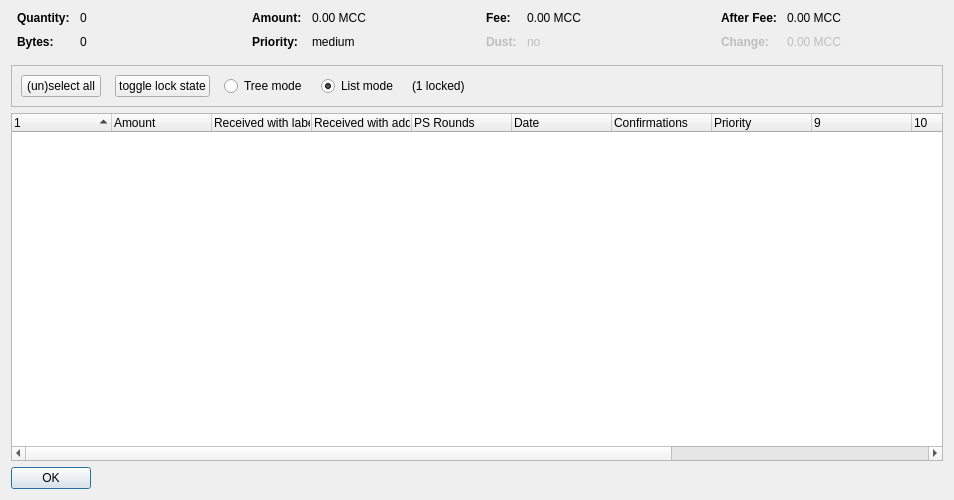
<?xml version="1.0" encoding="UTF-8"?>
<ui version="4.0">
 <class>CoinControlDialog</class>
 <widget class="QDialog" name="CoinControlDialog">
  <property name="geometry">
   <rect>
    <x>0</x>
    <y>0</y>
    <width>954</width>
    <height>500</height>
   </rect>
  </property>
  <property name="windowTitle">
   <string>Coin Selection</string>
  </property>
  <layout class="QVBoxLayout" name="verticalLayout">
   <item>
    <layout class="QHBoxLayout" name="horizontalLayoutTop" stretch="0,0,0,0">
     <property name="topMargin">
      <number>0</number>
     </property>
     <property name="bottomMargin">
      <number>10</number>
     </property>
     <item>
      <layout class="QFormLayout" name="formLayoutCoinControl1">
       <property name="horizontalSpacing">
        <number>10</number>
       </property>
       <property name="verticalSpacing">
        <number>10</number>
       </property>
       <property name="leftMargin">
        <number>6</number>
       </property>
       <property name="rightMargin">
        <number>6</number>
       </property>
       <item row="0" column="0">
        <widget class="QLabel" name="labelCoinControlQuantityText">
         <property name="font">
          <font>
           <weight>75</weight>
           <bold>true</bold>
          </font>
         </property>
         <property name="text">
          <string>Quantity:</string>
         </property>
        </widget>
       </item>
       <item row="0" column="1">
        <widget class="QLabel" name="labelCoinControlQuantity">
         <property name="cursor">
          <cursorShape>IBeamCursor</cursorShape>
         </property>
         <property name="contextMenuPolicy">
          <enum>Qt::ActionsContextMenu</enum>
         </property>
         <property name="text">
          <string notr="true">0</string>
         </property>
         <property name="textInteractionFlags">
          <set>Qt::LinksAccessibleByMouse|Qt::TextSelectableByKeyboard|Qt::TextSelectableByMouse</set>
         </property>
        </widget>
       </item>
       <item row="1" column="0">
        <widget class="QLabel" name="labelCoinControlBytesText">
         <property name="font">
          <font>
           <weight>75</weight>
           <bold>true</bold>
          </font>
         </property>
         <property name="text">
          <string>Bytes:</string>
         </property>
        </widget>
       </item>
       <item row="1" column="1">
        <widget class="QLabel" name="labelCoinControlBytes">
         <property name="cursor">
          <cursorShape>IBeamCursor</cursorShape>
         </property>
         <property name="contextMenuPolicy">
          <enum>Qt::ActionsContextMenu</enum>
         </property>
         <property name="text">
          <string notr="true">0</string>
         </property>
         <property name="textInteractionFlags">
          <set>Qt::LinksAccessibleByMouse|Qt::TextSelectableByKeyboard|Qt::TextSelectableByMouse</set>
         </property>
        </widget>
       </item>
      </layout>
     </item>
     <item>
      <layout class="QFormLayout" name="formLayoutCoinControl2">
       <property name="horizontalSpacing">
        <number>10</number>
       </property>
       <property name="verticalSpacing">
        <number>10</number>
       </property>
       <property name="leftMargin">
        <number>6</number>
       </property>
       <property name="rightMargin">
        <number>6</number>
       </property>
       <item row="0" column="0">
        <widget class="QLabel" name="labelCoinControlAmountText">
         <property name="font">
          <font>
           <weight>75</weight>
           <bold>true</bold>
          </font>
         </property>
         <property name="text">
          <string>Amount:</string>
         </property>
        </widget>
       </item>
       <item row="0" column="1">
        <widget class="QLabel" name="labelCoinControlAmount">
         <property name="cursor">
          <cursorShape>IBeamCursor</cursorShape>
         </property>
         <property name="contextMenuPolicy">
          <enum>Qt::ActionsContextMenu</enum>
         </property>
         <property name="text">
          <string notr="true">0.00 MCC</string>
         </property>
         <property name="textInteractionFlags">
          <set>Qt::LinksAccessibleByMouse|Qt::TextSelectableByKeyboard|Qt::TextSelectableByMouse</set>
         </property>
        </widget>
       </item>
       <item row="1" column="0">
        <widget class="QLabel" name="labelCoinControlPriorityText">
         <property name="font">
          <font>
           <weight>75</weight>
           <bold>true</bold>
          </font>
         </property>
         <property name="text">
          <string>Priority:</string>
         </property>
        </widget>
       </item>
       <item row="1" column="1">
        <widget class="QLabel" name="labelCoinControlPriority">
         <property name="cursor">
          <cursorShape>IBeamCursor</cursorShape>
         </property>
         <property name="contextMenuPolicy">
          <enum>Qt::ActionsContextMenu</enum>
         </property>
         <property name="text">
          <string>medium</string>
         </property>
         <property name="textInteractionFlags">
          <set>Qt::LinksAccessibleByMouse|Qt::TextSelectableByKeyboard|Qt::TextSelectableByMouse</set>
         </property>
        </widget>
       </item>
      </layout>
     </item>
     <item>
      <layout class="QFormLayout" name="formLayoutCoinControl3">
       <property name="horizontalSpacing">
        <number>10</number>
       </property>
       <property name="verticalSpacing">
        <number>10</number>
       </property>
       <property name="leftMargin">
        <number>6</number>
       </property>
       <property name="rightMargin">
        <number>6</number>
       </property>
       <item row="0" column="0">
        <widget class="QLabel" name="labelCoinControlFeeText">
         <property name="font">
          <font>
           <weight>75</weight>
           <bold>true</bold>
          </font>
         </property>
         <property name="text">
          <string>Fee:</string>
         </property>
        </widget>
       </item>
       <item row="0" column="1">
        <widget class="QLabel" name="labelCoinControlFee">
         <property name="cursor">
          <cursorShape>IBeamCursor</cursorShape>
         </property>
         <property name="contextMenuPolicy">
          <enum>Qt::ActionsContextMenu</enum>
         </property>
         <property name="text">
          <string notr="true">0.00 MCC</string>
         </property>
         <property name="textInteractionFlags">
          <set>Qt::LinksAccessibleByMouse|Qt::TextSelectableByKeyboard|Qt::TextSelectableByMouse</set>
         </property>
        </widget>
       </item>
       <item row="1" column="0">
        <widget class="QLabel" name="labelCoinControlLowOutputText">
         <property name="enabled">
          <bool>false</bool>
         </property>
         <property name="font">
          <font>
           <weight>75</weight>
           <bold>true</bold>
          </font>
         </property>
         <property name="text">
          <string>Dust:</string>
         </property>
        </widget>
       </item>
       <item row="1" column="1">
        <widget class="QLabel" name="labelCoinControlLowOutput">
         <property name="enabled">
          <bool>false</bool>
         </property>
         <property name="cursor">
          <cursorShape>IBeamCursor</cursorShape>
         </property>
         <property name="contextMenuPolicy">
          <enum>Qt::ActionsContextMenu</enum>
         </property>
         <property name="text">
          <string>no</string>
         </property>
         <property name="textInteractionFlags">
          <set>Qt::LinksAccessibleByMouse|Qt::TextSelectableByKeyboard|Qt::TextSelectableByMouse</set>
         </property>
        </widget>
       </item>
      </layout>
     </item>
     <item>
      <layout class="QFormLayout" name="formLayoutCoinControl4">
       <property name="horizontalSpacing">
        <number>10</number>
       </property>
       <property name="verticalSpacing">
        <number>10</number>
       </property>
       <property name="leftMargin">
        <number>6</number>
       </property>
       <property name="rightMargin">
        <number>6</number>
       </property>
       <item row="0" column="0">
        <widget class="QLabel" name="labelCoinControlAfterFeeText">
         <property name="font">
          <font>
           <weight>75</weight>
           <bold>true</bold>
          </font>
         </property>
         <property name="text">
          <string>After Fee:</string>
         </property>
        </widget>
       </item>
       <item row="0" column="1">
        <widget class="QLabel" name="labelCoinControlAfterFee">
         <property name="cursor">
          <cursorShape>IBeamCursor</cursorShape>
         </property>
         <property name="contextMenuPolicy">
          <enum>Qt::ActionsContextMenu</enum>
         </property>
         <property name="text">
          <string notr="true">0.00 MCC</string>
         </property>
         <property name="textInteractionFlags">
          <set>Qt::LinksAccessibleByMouse|Qt::TextSelectableByKeyboard|Qt::TextSelectableByMouse</set>
         </property>
        </widget>
       </item>
       <item row="1" column="0">
        <widget class="QLabel" name="labelCoinControlChangeText">
         <property name="enabled">
          <bool>false</bool>
         </property>
         <property name="font">
          <font>
           <weight>75</weight>
           <bold>true</bold>
          </font>
         </property>
         <property name="text">
          <string>Change:</string>
         </property>
        </widget>
       </item>
       <item row="1" column="1">
        <widget class="QLabel" name="labelCoinControlChange">
         <property name="enabled">
          <bool>false</bool>
         </property>
         <property name="cursor">
          <cursorShape>IBeamCursor</cursorShape>
         </property>
         <property name="contextMenuPolicy">
          <enum>Qt::ActionsContextMenu</enum>
         </property>
         <property name="text">
          <string notr="true">0.00 MCC</string>
         </property>
         <property name="textInteractionFlags">
          <set>Qt::LinksAccessibleByMouse|Qt::TextSelectableByKeyboard|Qt::TextSelectableByMouse</set>
         </property>
        </widget>
       </item>
      </layout>
     </item>
    </layout>
   </item>
   <item>
    <widget class="QFrame" name="frame">
     <property name="minimumSize">
      <size>
       <width>0</width>
       <height>40</height>
      </size>
     </property>
     <property name="frameShape">
      <enum>QFrame::StyledPanel</enum>
     </property>
     <property name="frameShadow">
      <enum>QFrame::Sunken</enum>
     </property>
     <layout class="QHBoxLayout" name="horizontalLayout">
      <item>
       <layout class="QHBoxLayout" name="horizontalLayoutPanel" stretch="0,0,0,0,0,0">
        <property name="spacing">
         <number>14</number>
        </property>
        <item>
         <widget class="QPushButton" name="pushButtonSelectAll">
          <property name="sizePolicy">
           <sizepolicy hsizetype="Maximum" vsizetype="Fixed">
            <horstretch>0</horstretch>
            <verstretch>0</verstretch>
           </sizepolicy>
          </property>
          <property name="text">
           <string>(un)select all</string>
          </property>
          <property name="autoDefault">
           <bool>false</bool>
          </property>
         </widget>
        </item>
        <item>
         <widget class="QPushButton" name="pushButtonToggleLock">
          <property name="sizePolicy">
           <sizepolicy hsizetype="Maximum" vsizetype="Fixed">
            <horstretch>0</horstretch>
            <verstretch>0</verstretch>
           </sizepolicy>
          </property>
          <property name="text">
           <string>toggle lock state</string>
          </property>
          <property name="autoDefault">
           <bool>false</bool>
          </property>
         </widget>
        </item>
        <item>
         <widget class="QRadioButton" name="radioTreeMode">
          <property name="sizePolicy">
           <sizepolicy hsizetype="Maximum" vsizetype="Fixed">
            <horstretch>0</horstretch>
            <verstretch>0</verstretch>
           </sizepolicy>
          </property>
          <property name="text">
           <string>Tree mode</string>
          </property>
         </widget>
        </item>
        <item>
         <widget class="QRadioButton" name="radioListMode">
          <property name="sizePolicy">
           <sizepolicy hsizetype="Maximum" vsizetype="Fixed">
            <horstretch>0</horstretch>
            <verstretch>0</verstretch>
           </sizepolicy>
          </property>
          <property name="text">
           <string>List mode</string>
          </property>
          <property name="checked">
           <bool>true</bool>
          </property>
         </widget>
        </item>
        <item>
         <widget class="QLabel" name="labelLocked">
          <property name="text">
           <string>(1 locked)</string>
          </property>
         </widget>
        </item>
        <item>
         <spacer name="horizontalSpacer">
          <property name="orientation">
           <enum>Qt::Horizontal</enum>
          </property>
          <property name="sizeHint" stdset="0">
           <size>
            <width>40</width>
            <height>20</height>
           </size>
          </property>
         </spacer>
        </item>
       </layout>
      </item>
     </layout>
    </widget>
   </item>
   <item>
    <widget class="CoinControlTreeWidget" name="treeWidget">
     <property name="contextMenuPolicy">
      <enum>Qt::CustomContextMenu</enum>
     </property>
     <property name="sortingEnabled">
      <bool>false</bool>
     </property>
     <property name="columnCount">
      <number>13</number>
     </property>
     <attribute name="headerShowSortIndicator" stdset="0">
      <bool>true</bool>
     </attribute>
     <attribute name="headerStretchLastSection">
      <bool>false</bool>
     </attribute>
     <column>
      <property name="text">
       <string/>
      </property>
     </column>
     <column>
      <property name="text">
       <string>Amount</string>
      </property>
     </column>
     <column>
      <property name="text">
       <string>Received with label</string>
      </property>
     </column>
     <column>
      <property name="text">
       <string>Received with address</string>
      </property>
     </column>
     <column>
      <property name="text">
       <string>PS Rounds</string>
      </property>
     </column>
     <column>
      <property name="text">
       <string>Date</string>
      </property>
     </column>
     <column>
      <property name="text">
       <string>Confirmations</string>
      </property>
      <property name="toolTip">
       <string>Confirmed</string>
      </property>
     </column>
     <column>
      <property name="text">
       <string>Priority</string>
      </property>
     </column>
     <column>
      <property name="text">
       <string/>
      </property>
     </column>
     <column>
      <property name="text">
       <string/>
      </property>
     </column>
     <column>
      <property name="text">
       <string/>
      </property>
     </column>
     <column>
      <property name="text">
       <string/>
      </property>
     </column>
     <column>
      <property name="text">
       <string/>
      </property>
     </column>
    </widget>
   </item>
   <item>
    <widget class="QDialogButtonBox" name="buttonBox">
     <property name="sizePolicy">
      <sizepolicy hsizetype="Maximum" vsizetype="Fixed">
       <horstretch>0</horstretch>
       <verstretch>0</verstretch>
      </sizepolicy>
     </property>
     <property name="orientation">
      <enum>Qt::Horizontal</enum>
     </property>
     <property name="standardButtons">
      <set>QDialogButtonBox::Ok</set>
     </property>
    </widget>
   </item>
  </layout>
 </widget>
 <customwidgets>
  <customwidget>
   <class>CoinControlTreeWidget</class>
   <extends>QTreeWidget</extends>
   <header>coincontroltreewidget.h</header>
  </customwidget>
 </customwidgets>
 <resources/>
 <connections/>
</ui>
